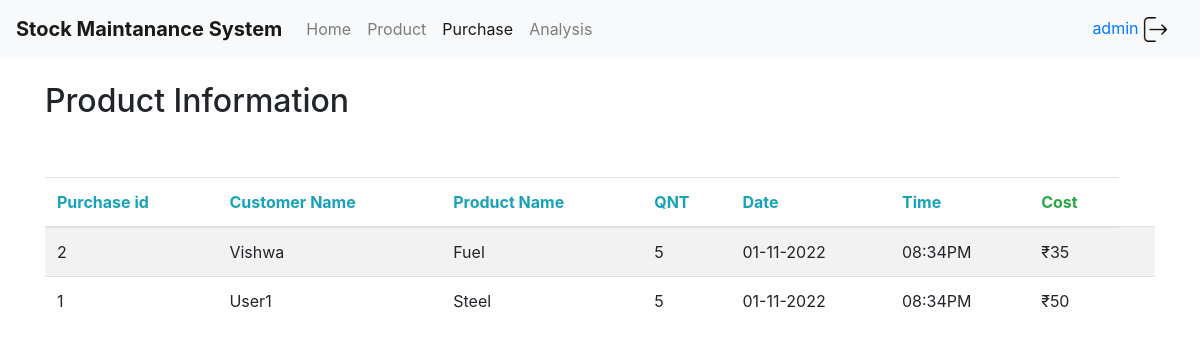
The page /admin/purchase (signed in) on the database its author committed.
### tables this page shows
CREATE TABLE purchase(purchaseID integer primary key ,customerName test,
                productName text,QTY integer,purchaseTime text,purchaseDate text,purchaseCost integer);

### app.py (the view)
@app.route("/admin/purchase",methods=["GET","POST"])
def purchase():
   con = sql.connect("database.sqlite")
   con.row_factory = sql.Row
   cur = con.cursor()
   cur.execute("select * from purchase")
   rows = cur.fetchall();
   rows.reverse()
   return  render_template('purchase.html',rows = rows,user=session["name"])

### templates/purchase.html (shortened to what this page needs)
<!DOCTYPE html>
<html>
<head>
	<link rel="stylesheet" href="https://stackpath.bootstrapcdn.com/bootstrap/4.1.3/css/bootstrap.min.css">
</head>
<body>
				<nav class="navbar navbar-expand-lg navbar-light bg-light">
			  <a class="navbar-brand" href="#"><b>Stock Maintanance System</b></a>
			  <div class="collapse navbar-collapse" id="navbarNavAltMarkup">
			    <div class="navbar-nav">
			      <a class="nav-item nav-link" href="/admin">Home</a>
			      <a class="nav-item nav-link" href="/admin/product">Product <span class="sr-only">(current)</span></a>
			      <a class="nav-item nav-link active" href="/admin/purchase">Purchase</a>
                  <a class="nav-item nav-link" href="/admin/analysis">Analysis</a>
			    </div>
			  </div>
        <a class="nav-item nav-link" href="{{url_for('login_page.a_logout')}}">{{user}} <img src={{url_for('static',filename='logout.png')}} width="25" height="25"></a>
			</nav>
<div class="container">
  <h2>Product Information</h2>
  <table class="table table-striped">
    <thead>
      <tr>
        <th class="text-info">Purchase id</th>
        <th class="text-info">Customer Name</th>
        <th class="text-info">Product Name</th>
        <th class="text-info">QNT</th>
        <th class="text-info">Date</th>
        <th class="text-info">Time</th>
        <th class="text-success">Cost</th>
      </tr>
    </thead>
    <tbody>
       {% for row in rows %}
            <tr>
               <td>{{row["purchaseID"]}}</td>
               <td>{{row["customerName"]}}</td>
               <td>{{row["productName"]}}</td>
               <td>{{row['QTY']}}</td>
               <td>{{row['purchaseDate']}}</td>
               <td>{{row['purchaseTime']}}</td>
               <td>₹{{row['purchaseCost']}}</td>
               <td>
            </tr>
         {% endfor %}
    </tbody>
  </table>
</div>
</body>
</html>

### rows shown on the page
purchase: purchaseID "2", customerName "Vishwa", productName "Fuel", QTY "5", purchaseDate "01-11-2022", purchaseTime "08:34PM", purchaseCost "35"
purchase: purchaseID "1", customerName "User1", productName "Steel", QTY "5", purchaseDate "01-11-2022", purchaseTime "08:34PM", purchaseCost "50"

### other values the page prints
{{ user }} "admin"
